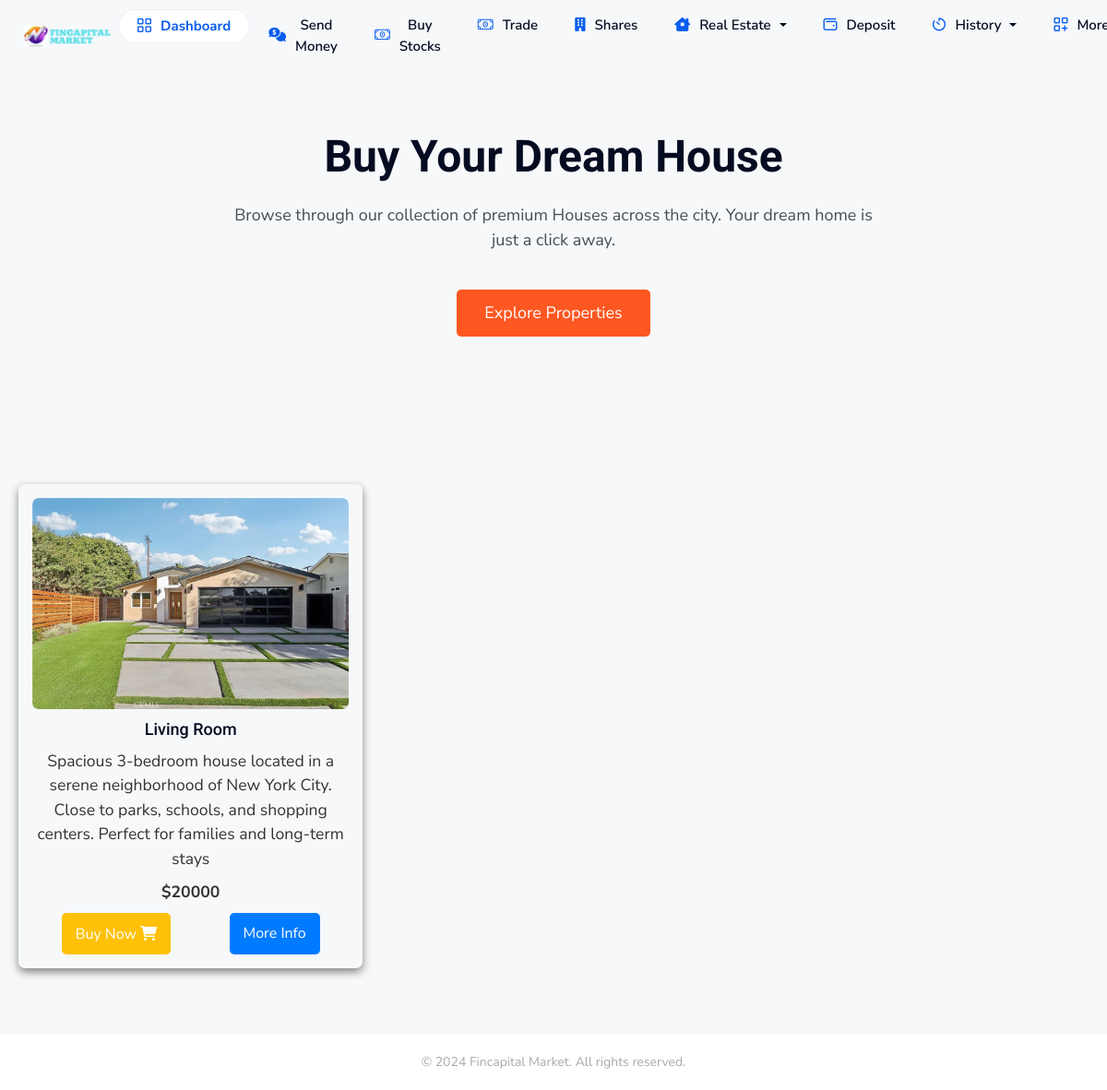
The app's page /housepurchase (signed in) with its own data.
### userapp/models.py (models this page shows, shortened)
class House(models.Model):
    name = models.CharField(max_length=100)
    location = models.CharField(max_length=100)
    price = models.IntegerField(default=1000)
    description = models.TextField(max_length=10000, default='mmml')
    features = models.TextField(max_length=10000)
    location_link = models.URLField(max_length=5000, default='https://googlemap.com')
    main_picture = models.FileField(upload_to='house/main_pictures/')  # Main display picture
    other_pictures = models.ManyToManyField('HousePicture', related_name='houses')

### userapp/views.py (the view)
# urls.py: path('housepurchase',views.housepurchase, name='housepurchase'),
@login_required
def housepurchase(request):
   x = House.objects.all()
   return render(request,'user/housepurchase.html', locals())

### userapp/context_processors.py (called while the page is built)
def notifications_processor(request):
    notif = None  # Initialize notifications as None
    if request.user.is_authenticated:  # Check if the user is logged in
        try:
            notif = notification.objects.filter(user=request.user)
        except notification.DoesNotExist:
            notif = None
    return {'notifications': notif}  # Return notifications to be available globally

### template/user/housepurchase.html (shortened to what this page needs)
{% extends 'user/base.html' %}
{% load static %}
{% block content %}
    <div class="hero">
        <h1>Buy Your Dream House</h1>
        <p>Browse through our collection of premium Houses across the city. Your dream home is just a click away.</p>
        <a href="#properties">Explore Properties</a>
    </div>
    <div class="grid-container" id="properties">
    {% for x in x %}
        <div class="grid-item" data-gallery="gallery1">
            <img src="{{x.main_picture.url}}" alt="Image 1">
            <div class="text"><h5>{{x.name}}</h5></div>
            <div class="text">{{x.description}}</div>
            <div class="text"><b>${{x.price}}</b></div>
            <div class="button-container">
                <a href="/housebuy/{{x.id}}" class="btn bg-warning">Buy Now <i class="fa-solid fa-cart-shopping"></i></a>
                <a href="/housedetails/{{x.id}}" class="btn btn-info">More Info</a>
            </div>
        </div>
{% endfor %}
    </div>
</body>
</html>
{% endblock %}

### static/assets/themes/light/css/style.css (style rules this page uses)
:root { --body-font: "Jost", sans-serif; --heading-font: "Jost", sans-serif; --primary-color: #98b11f; --heading-color: #26282C; --black: #26282C; --grayish-blue: #929cbf; --white: #ffffff; --soft-blue: #C1BFFD; --grayish-violet: #f5f4f7; --btn-hover-bg: #839B1B; --soft-green: #ccf888; --soft-red: #d82a68; --lime-gray: #d0d0d0; --vivid-orange: #fb6116; --orange: #ff9a00; --orange-opacity-low: rgba(255, 153, 0, 0.3); --yellow: #fcc013; --input-color: #F5F4F7; --primary-color-opacity-low: rgba(152, 177, 31, 0.1); --soft-red-opacity-low: rgba(216, 42, 103, 0.1); --bg-color1: rgba(152, 177, 31, 0.1); --bg-color2: #F1F3F4; --bg-color3: #152748; --bg-color4: #273c57; --body-color: #474D57; --border-color1: #f2f2f2; --border-color2: #e1e1e1; --border-color3: rgb(51, 104, 250, 0.1); --shadow1: 0px 3px 5px 0px rgba(0, 0, 0, 0.10); --shadow2: 0px 0px 5px 0px rgba(0, 0, 0, 0.10); --shadow3: 5px 5px 20px rgba(54, 97, 252, .15); --shadow4: 5px 5px 20px rgb(152 177 31 / 15%); --transition: all .3s ease-in-out; }
*, *::after, *::before { box-sizing: border-box; padding: 0; margin: 0; }
body { font-family: var(--body-font); line-height: 1.5; color: var(--body-color); font-size: 16px; overflow-x: hidden; background-color: var(--white); }
html { scroll-behavior: smooth; overflow-x: hidden; }
p { color: #474D57; margin-bottom: 10px; line-height: 1.5; }
h1, h2, h3, h4, h5 { font-family: var(--heading-font); font-weight: 500; line-height: 1.3; color: var(--heading-color); }
h1 { font-size: 60px; margin-bottom: 25px; font-weight: 500; line-height: 65px; }
h5 { font-size: 20px; margin-bottom: 5px; font-weight: 500; }
img { max-width: 100%; height: auto; }
@media (max-width: 1400px) { h5 { font-size: 18px; } }

### template/user/housepurchase.html (style rules this page uses)
* { margin: 0; padding: 0; box-sizing: border-box; }
.hero { background: transparent; color: white; text-align: center; padding: 60px 20px; font-size: 24px; margin-top: 5rem; }
.hero h1 { font-size: 48px; margin: 0; }
.hero p { font-size: 18px; margin-top: 20px; max-width: 700px; margin-left: auto; margin-right: auto; }
.hero a { display: inline-block; background-color: #ff5722; color: white; padding: 12px 30px; margin-top: 30px; font-size: 18px; text-decoration: none; border-radius: 5px; transition: background-color 0.3s; }
.grid-container { display: grid; grid-template-columns: repeat(4, 1fr); gap: 20px; padding: 20px; margin-top: 5rem; margin-bottom: 2rem; }
.grid-item { background-color: white; box-shadow: 0 4px 10px rgba(0, 0, 0, 0.1); padding: 15px; text-align: center; position: relative; cursor: pointer; border-radius: 7px; }
.grid-item img { width: 100%; height: auto; display: block; border-radius: 7px; }
.text { margin-top: 10px; font-size: 1.1em; }
.button-container { display: flex; justify-content: space-around; margin-top: 10px; }
.btn { padding: 10px 15px; background-color: #007bff; color: #fff; border: none; cursor: pointer; border-radius: 5px; }
@media screen and (max-width: 1200px) { .grid-container { grid-template-columns: repeat(3, 1fr); } }
.grid-item { position: relative; background-color: transparent; box-shadow: 0 4px 10px gray; padding: 15px; text-align: center; cursor: pointer; }

### records on screen
House: main_picture (picture), name "Living Room", description "Spacious 3-bedroom house located in a serene neighborhood of New York City. Close to parks, schools, and shopping centers. Perfect for families and long-term stays", price "20000"
